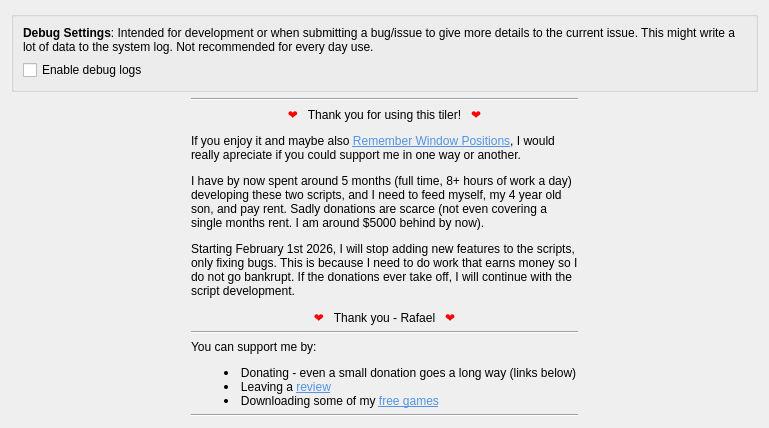
     <widget class="QWidget" name="tab_debug">
      <attribute name="icon">
       <iconset theme="applications-development"/>
      </attribute>
      <attribute name="title">
       <string>Other</string>
      </attribute>
      <layout class="QVBoxLayout" name="verticalLayout_3">
       <item>
        <widget class="QGroupBox" name="groupBox_debug">
         <property name="title">
          <string/>
         </property>
         <layout class="QVBoxLayout" name="verticalLayout_4">
          <item>
           <widget class="QLabel" name="label">
            <property name="text">
             <string>&lt;html&gt;&lt;head/&gt;&lt;body&gt;&lt;p&gt;&lt;span style=&quot; font-weight:700;&quot;&gt;Debug Settings&lt;/span&gt;: Intended for development or when submitting a bug/issue to give more details to the current issue. This might write a lot of data to the system log. Not recommended for every day use.&lt;/p&gt;&lt;/body&gt;&lt;/html&gt;</string>
            </property>
            <property name="wordWrap">
             <bool>true</bool>
            </property>
           </widget>
          </item>
          <item>
           <widget class="QCheckBox" name="kcfg_debugLogs">
            <property name="text">
             <string>Enable debug logs</string>
            </property>
           </widget>
          </item>
         </layout>
        </widget>
       </item>
       <item>
        <spacer name="verticalSpacer_3">
         <property name="orientation">
          <enum>Qt::Vertical</enum>
         </property>
         <property name="sizeType">
          <enum>QSizePolicy::Expanding</enum>
         </property>
         <property name="sizeHint" stdset="0">
          <size>
           <width>0</width>
           <height>0</height>
          </size>
         </property>
        </spacer>
       </item>
       <item>
        <layout class="QHBoxLayout" name="horizontalLayout_2">
         <item>
          <spacer name="horizontalSpacer">
           <property name="orientation">
            <enum>Qt::Horizontal</enum>
           </property>
           <property name="sizeType">
            <enum>QSizePolicy::Minimum</enum>
           </property>
           <property name="sizeHint" stdset="0">
            <size>
             <width>180</width>
             <height>20</height>
            </size>
           </property>
          </spacer>
         </item>
         <item>
          <layout class="QVBoxLayout" name="verticalLayout_21">
           <item>
            <widget class="Line" name="line_13">
             <property name="orientation">
              <enum>Qt::Horizontal</enum>
             </property>
            </widget>
           </item>
           <item>
            <widget class="QLabel" name="label_63">
             <property name="sizePolicy">
              <sizepolicy hsizetype="MinimumExpanding" vsizetype="Minimum">
               <horstretch>0</horstretch>
               <verstretch>0</verstretch>
              </sizepolicy>
             </property>
             <property name="text">
              <string>&lt;html&gt;&lt;head/&gt;&lt;body&gt;&lt;p align=&quot;center&quot;&gt;&lt;span style=&quot; font-weight:700; color:#ff0000;&quot;&gt;❤   &lt;/span&gt;Thank you for using this tiler!&lt;span style=&quot; font-weight:700; color:#ff0000;&quot;&gt;   ❤&lt;/span&gt;&lt;/p&gt;&lt;p&gt;If you enjoy it and maybe also &lt;a href=&quot;https://store.kde.org/p/2324743&quot;&gt;&lt;span style=&quot; text-decoration: underline; color:#5294e2;&quot;&gt;Remember Window Positions&lt;/span&gt;&lt;/a&gt;, I would really apreciate if you could support me in one way or another.&lt;/p&gt;&lt;p&gt;I have by now spent around 5 months (full time, 8+ hours of work a day) developing these two scripts, and I need to feed myself, my 4 year old son, and pay rent. Sadly donations are scarce (not even covering a single months rent. I am around $5000 behind by now).&lt;/p&gt;&lt;p&gt;Starting February 1st 2026, I will stop adding new features to the scripts, only fixing bugs. This is because I need to do work that earns money so I do not go bankrupt. If the donations ever take off, I will continue with the script development.&lt;/p&gt;&lt;p align=&quot;center&quot;&gt;&lt;span style=&quot; font-weight:700; color:#ff0000;&quot;&gt;❤   &lt;/span&gt;Thank you - Rafael&lt;span style=&quot; font-weight:700; color:#ff0000;&quot;&gt;   ❤&lt;/span&gt;&lt;/p&gt;&lt;/body&gt;&lt;/html&gt;</string>
             </property>
             <property name="alignment">
              <set>Qt::AlignLeading|Qt::AlignLeft|Qt::AlignVCenter</set>
             </property>
             <property name="wordWrap">
              <bool>true</bool>
             </property>
             <property name="openExternalLinks">
              <bool>true</bool>
             </property>
            </widget>
           </item>
           <item>
            <widget class="Line" name="line_12">
             <property name="orientation">
              <enum>Qt::Horizontal</enum>
             </property>
            </widget>
           </item>
           <item>
            <layout class="QHBoxLayout" name="horizontalLayout_6">
             <item>
              <widget class="QLabel" name="label_64">
               <property name="text">
                <string>&lt;html&gt;&lt;head/&gt;&lt;body&gt;&lt;p&gt;You can support me by:&lt;/p&gt;&lt;ul style=&quot;margin-top: 0px; margin-bottom: 0px; margin-left: 0px; margin-right: 0px; -qt-list-indent: 1;&quot;&gt;&lt;li style=&quot; margin-top:0px; margin-bottom:0px; margin-left:0px; margin-right:0px; -qt-block-indent:0; text-indent:0px;&quot;&gt;   Donating - even a small donation goes a long way (links below)&lt;/li&gt;&lt;li style=&quot; margin-top:0px; margin-bottom:0px; margin-left:0px; margin-right:0px; -qt-block-indent:0; text-indent:0px;&quot;&gt;   Leaving a &lt;a href=&quot;https://store.kde.org/p/2334027&quot;&gt;&lt;span style=&quot; text-decoration: underline; color:#5294e2;&quot;&gt;review&lt;/span&gt;&lt;/a&gt;&lt;/li&gt;&lt;li style=&quot; margin-top:0px; margin-bottom:0px; margin-left:0px; margin-right:0px; -qt-block-indent:0; text-indent:0px;&quot;&gt;   Downloading some of my &lt;a href=&quot;https://rxweb.epizy.com/&quot;&gt;&lt;span style=&quot; text-decoration: underline; color:#5294e2;&quot;&gt;free games&lt;/span&gt;&lt;/a&gt;&lt;/li&gt;&lt;/ul&gt;&lt;/body&gt;&lt;/html&gt;</string>
               </property>
               <property name="wordWrap">
                <bool>true</bool>
               </property>
               <property name="openExternalLinks">
                <bool>true</bool>
               </property>
              </widget>
             </item>
            </layout>
           </item>
           <item>
            <widget class="Line" name="line_14">
             <property name="orientation">
              <enum>Qt::Horizontal</enum>
             </property>
            </widget>
           </item>
          </layout>
         </item>
         <item>
          <spacer name="horizontalSpacer_2">
           <property name="orientation">
            <enum>Qt::Horizontal</enum>
           </property>
           <property name="sizeType">
            <enum>QSizePolicy::Minimum</enum>
           </property>
           <property name="sizeHint" stdset="0">
            <size>
             <width>180</width>
             <height>20</height>
            </size>
           </property>
          </spacer>
         </item>
        </layout>
       </item>
       <item>
        <spacer name="verticalSpacer_debug">
         <property name="orientation">
          <enum>Qt::Vertical</enum>
         </property>
         <property name="sizeType">
          <enum>QSizePolicy::Expanding</enum>
         </property>
         <property name="sizeHint" stdset="0">
          <size>
           <width>0</width>
           <height>0</height>
          </size>
         </property>
        </spacer>
       </item>
      </layout>
     </widget>
